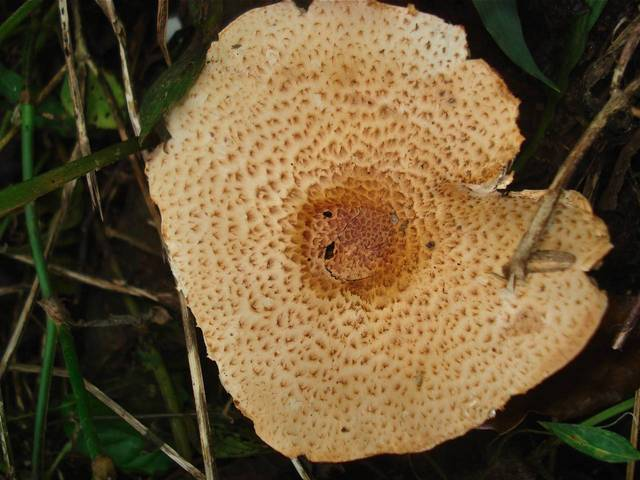
#> input picture dataset/Agaricus/Agaricus augustus_1.jpg, 640 x 480 px, found by its file name; its folder holds only this picture in this run
$ jupyter execute --allow-errors templateProyek.ipynb   (older library calls are emulated)
#> lines starting #> are read from the running program, lines starting #| are printed output that depends on the picture
[cell 1]
# Import library yang kalian butuhkan
import os
import cv2 as cv
import matplotlib.pyplot as plt
import numpy as np
import pandas as pd
from sklearn.model_selection import train_test_split, cross_val_predict
from sklearn.metrics import accuracy_score, classification_report
from skimage.feature import graycomatrix, graycoprops
from scipy.stats import entropy
from sklearn.ensemble import RandomForestClassifier
from sklearn.svm import SVC
from sklearn.neighbors import KNeighborsClassifier
from sklearn.metrics import accuracy_score, precision_score, recall_score, f1_score, confusion_matrix, classification_report
from sklearn.metrics import (confusion_matrix, ConfusionMatrixDisplay)
import seaborn as sns

## Data Loading

Buat struktur folder dataset sebagai berikut:
```
.
└──dataset
    ├── label1
	├── image1.jpg
	├── image2.jpg
	└── image3.jpg
    ├── label2
    └── label3
    └── dst...
```

[cell 2]
def resize(image, new_width, new_height):
    old_height, old_width = image.shape[:2]
    resized_image = np.zeros((new_height, new_width),
dtype=np.uint8)
    for i in range(new_height):
        for j in range(new_width):
            x = int(j * old_width / new_width)
            y = int(i * old_height / new_height)
            resized_image[i, j] = image[y, x]
    return resized_image

[cell 3]
data = []
labels = []
file_name = []
for sub_folder in os.listdir("dataset\\"):
    sub_folder_files = os.listdir(os.path.join("dataset\\", sub_folder))
    for i, filename in enumerate(sub_folder_files):
        img_path = os.path.join("dataset\\", sub_folder, filename)
        img = cv.imread(img_path)
#> img is the input picture: shape (480, 640, 3); mean B, G, R 53.6, 85.5, 105.1
        img = img.astype(np.uint8)
        img = cv.cvtColor(img, cv.COLOR_BGR2GRAY)
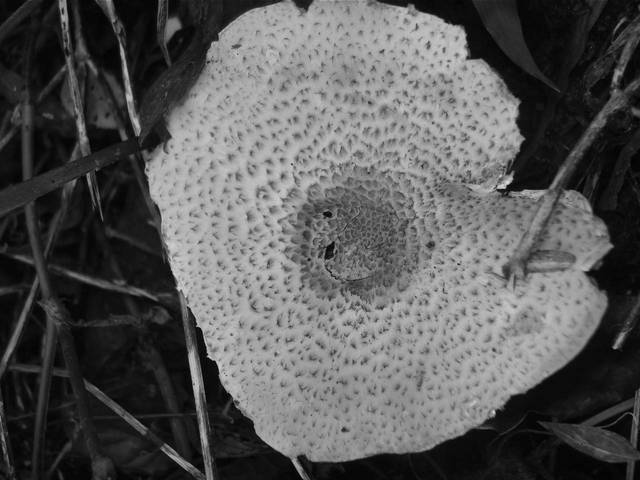
#> img: shape (480, 640); min 0, max 222, mean 87.7
        img = resize(img, 640, 480)

        data.append(img)
        labels.append(sub_folder)
        name = os.path.splitext(filename)[0]
        file_name.append(filename)
#> pass 2 of the loop `for sub_folder in os.listdir("dataset\\"):`:
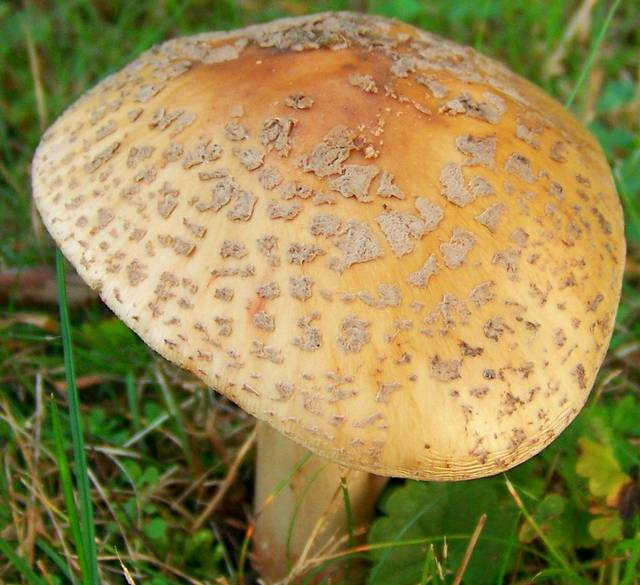
#> input picture dataset/Amanita/Amanita amerirubescens_102.jpg, 640 x 585 px, found by its file name
#> img is the input picture: shape (585, 640, 3); mean B, G, R 77, 134.5, 149.4
#> `img = cv.cvtColor(img, cv.COLOR_BGR2GRAY)`:
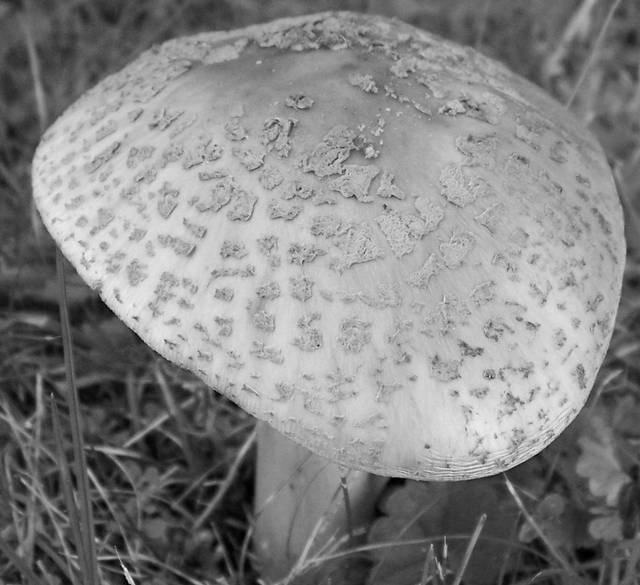
#> img: shape (585, 640); min 0, max 243, mean 132.4
#> after the loop in resize (call 2), `for i in range(new_height):`:
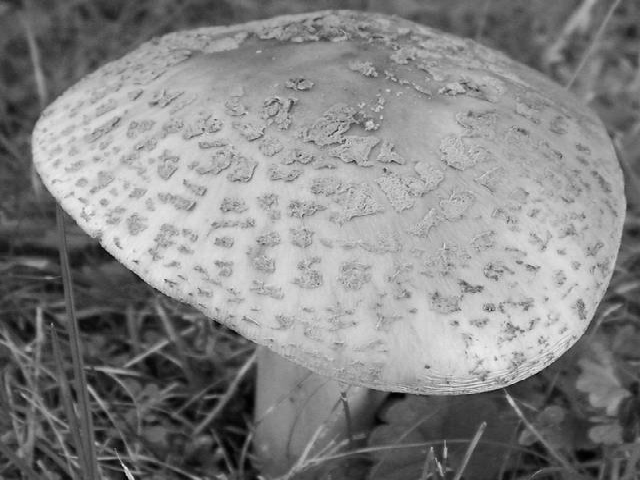
#> resized_image: shape (480, 640); min 0, max 243, mean 132.4

data = np.array(data)
labels = np.array(labels)

## Data Augmentation

### Define Augmentation Function

[cell 4]
# melakukan augmentasi data
data_augmented = []
labels_augmented = []
paths_augmented = []
file_name_augmented = []
for i in range(len(data)):
	img = data[i]
	label = labels[i]
	filename = file_name[i]

	# Menambahkan gambar asli
	data_augmented.append(img)
	labels_augmented.append(label)
	paths_augmented.append(os.path.join("dataset\\", label, filename))
	file_name_augmented.append(filename)
#> this loop made 2 passes
#> (label, filename) on passes 1 to 2: ('Agaricus', 'Agaricus augustus_1.jpg'), ('Amanita', 'Amanita amerirubescens_102.jpg')
#> after the loop, data_augmented = 2 items; file_name_augmented = ['Agaricus augustus_1.jpg', 'Amanita amerirubescens_102.jpg']; labels_augmented = ['Agaricus', 'Amanita']; paths_augmented = 2 items

[cell 5]
print("Data sebelum augmentasi: ", len(data))
#| Data sebelum augmentasi:  2
print("Data setelah augmentasi: ", len(data_augmented))
#| Data setelah augmentasi:  2

## Data Preparation

### Define Preprocessing Function

[cell 6]
def prepro1():
    pass

def prepro2():
    pass

def prepro3():
    pass

### Preprocessing

[cell 7]
# pada bagian ini bisa gunakan data yang sebelum augmentasi atau setelah augmentasi
dataPreprocessed = []
for i in range(len(data)): # Loop through each image and do preprocessing
	pass
#> this loop made 2 passes

### Feature Extraction

[cell 8]
def glcm(image, derajat):
    if derajat == 0:
        angles = [0]
    elif derajat == 45:
        angles = [np.pi / 4]
    elif derajat == 90:
        angles = [np.pi / 2]
    elif derajat == 135:
        angles = [3 * np.pi / 4]
    else:
        raise ValueError("Invalid angle. It should be one of the following: 0, 45, 90, 135.")

    # mengembalikan matrix glcm dari image
    glcm = graycomatrix(image, [1], angles, 256, symmetric=True, normed=True)
    return glcm

[cell 9]
def correlation(matriks):
	return graycoprops(matriks, 'correlation')[0, 0]

[cell 10]
def dissimilarity(matriks):
    return graycoprops(matriks, 'dissimilarity')[0, 0]

[cell 11]
def homogenity(matriks):
    return graycoprops(matriks, 'homogeneity')[0, 0]

[cell 12]
def contrast(matriks):
    return graycoprops(matriks, 'contrast')[0, 0]

[cell 13]
def ASM(matriks):
    return graycoprops(matriks, 'ASM')[0, 0]

[cell 14]
def energy(matriks):
    return graycoprops(matriks, 'energy')[0, 0]

[cell 15]
def entropyGlcm(matriks):
    return entropy(matriks.ravel())

[cell 16]
Derajat0 = []
Derajat45 = []
Derajat90 = []
Derajat135 = []
for i in range(len(dataPreprocessed)):
    D0 = glcm(dataPreprocessed[i], 0)
    D45 = glcm(dataPreprocessed[i], 45)
    D90 = glcm(dataPreprocessed[i], 90)
    D135 = glcm(dataPreprocessed[i], 135)
    Derajat0.append(D0)
    Derajat45.append(D45)
    Derajat90.append(D90)
    Derajat135.append(D135)
#> after the loop, Derajat0 = []; Derajat135 = []; Derajat45 = []; Derajat90 = []

[cell 17]
Kontras0, Kontras45, Kontras90, Kontras135 = [], [], [], []
dissimilarity0, dissimilarity45, dissimilarity90, dissimilarity135 =  [], [], [], []
homogenity0, homogenity45, homogenity90, homogenity135 = [], [], [], []
entropy0, entropy45, entropy90, entropy135 =  [], [], [], []
ASM0, ASM45, ASM90, ASM135 =  [], [], [], []
energy0, energy45, energy90, energy135 =  [], [], [], []
correlation0, correlation45, correlation90, correlation135 = [], [], [], []

[cell 18]
for i in range(len(dataPreprocessed)):
    C0 = correlation(Derajat0[i])
    correlation0.append(C0)
    C45 = correlation(Derajat45[i])
    correlation45.append(C45)
    C90 = correlation(Derajat90[i])
    correlation90.append(C90)
    C135 = correlation(Derajat135[i])
    correlation135.append(C135)
#> after the loop, correlation0 = []; correlation135 = []; correlation45 = []; correlation90 = []
